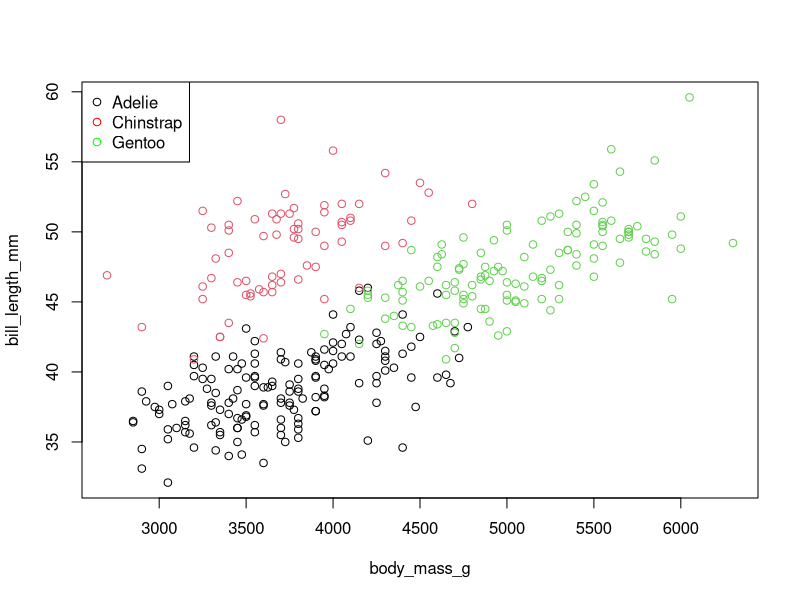
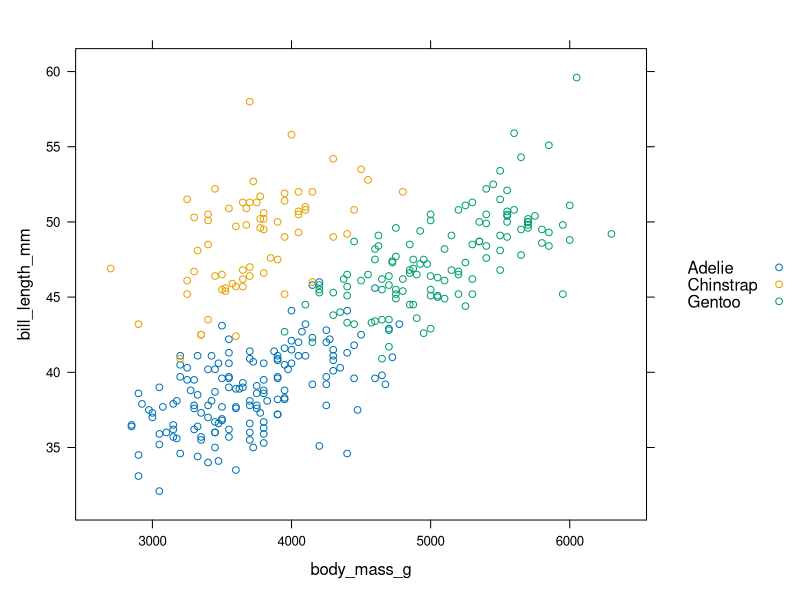
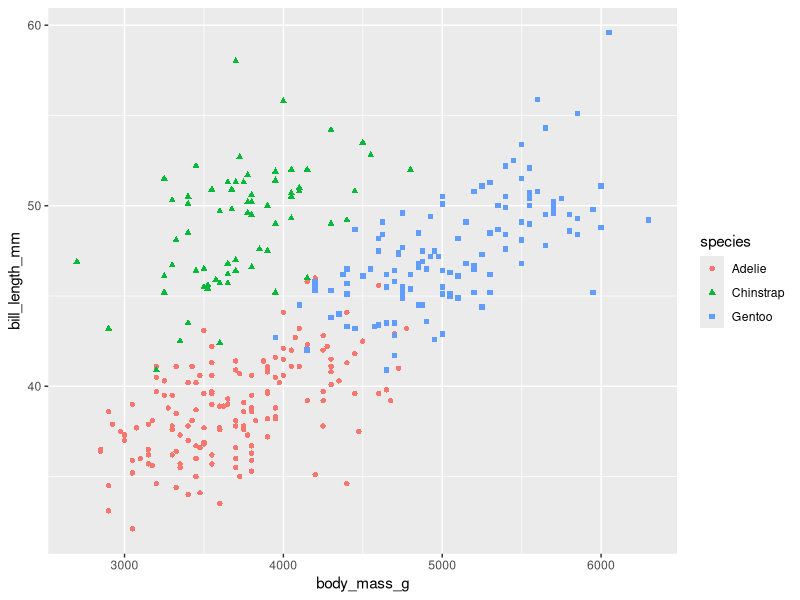
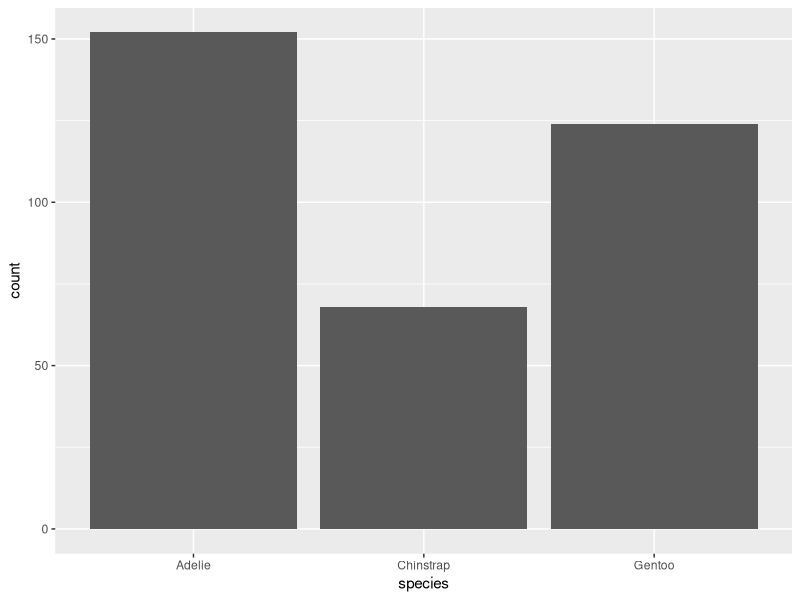
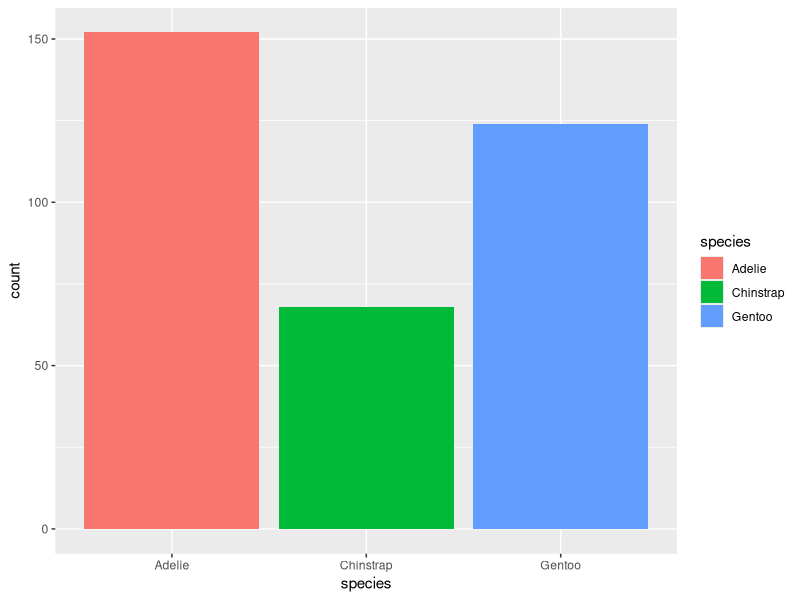
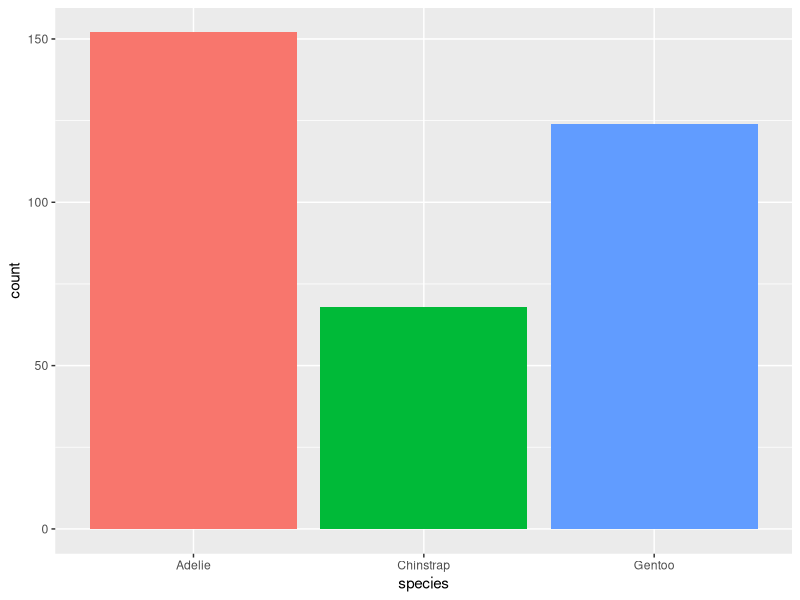
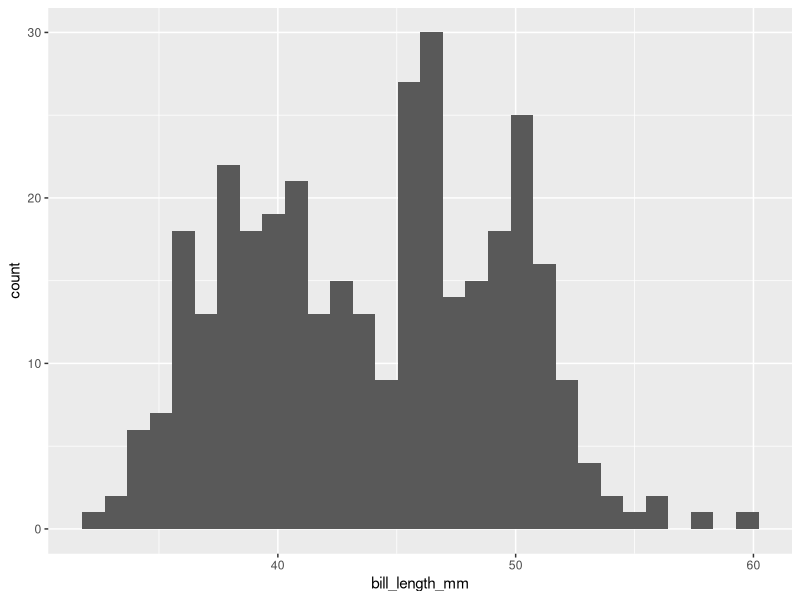
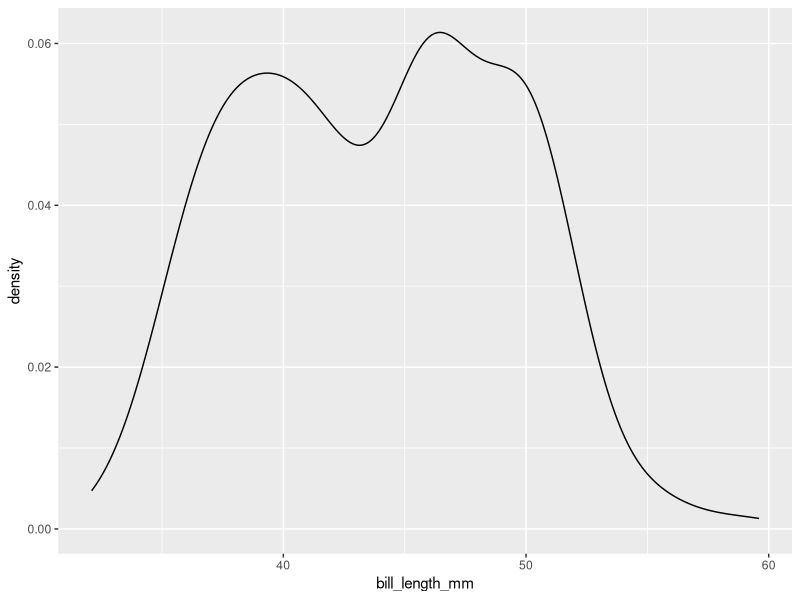

R code for these plots, in order: (Note: this script raises an error after producing the figures.)
## ---- chunk 1
knitr::opts_chunk$set(
  tidy = TRUE
)
## ---- chunk 2
library(ggplot2)
## ---- chunk 3
# load data
data(penguins, package = "palmerpenguins")
# base graphics
plot(bill_length_mm ~ body_mass_g, data = penguins, col = penguins$species)
legend(x = "topleft", legend = levels(penguins$species),
       col = c("black", "red", "green"), pch = 1)
# lattice graphics
lattice::xyplot(bill_length_mm ~ body_mass_g, data = penguins, group = species,
                auto.key = TRUE)
# ggplot2 graphics
ggplot2::ggplot(data = penguins) +
  ggplot2::geom_point(mapping = aes(x = body_mass_g, y = bill_length_mm,
                                    color = species, shape = species))
## ---- chunk 4
data(penguins, package = "palmerpenguins")
## ---- chunk 5
ggplot(penguins) + geom_bar(aes(x = species))
## ---- chunk 6
ggplot(penguins) + geom_bar(aes(x = species, fill = species))
## ---- chunk 7
ggplot(penguins) + geom_bar(aes(x = species, fill = species)) + theme(legend.position = "none")
## ---- chunk 8
ggplot(penguins) + geom_histogram(aes(x = bill_length_mm))
## ---- chunk 9
ggplot(penguins) + geom_density(aes(x = bill_length_mm))
## ---- chunk 10
ggplot(penguins) + geom_density(aes(x = bill_length_mm, col = species))
## ---- chunk 11
ggplot(penguins) + geom_density(aes(x = bill_length_mm, linetype = species))
ggplot(penguins) + geom_density(aes(x = bill_length_mm, col = species, linetype = species))
## ---- chunk 12
ggplot(penguins) + geom_density(aes(x = bill_length_mm, fill = species))
## ---- chunk 13
ggplot(penguins) + geom_density(aes(x = bill_length_mm, fill = species), alpha = 0.3)
## ---- chunk 14
ggplot(penguins) + geom_boxplot(aes(y = bill_length_mm, x = species))
## ---- chunk 15
ggplot(penguins) + geom_boxplot(aes(y = bill_length_mm, x = species, fill = species)) + theme(legend.position = "none")
## ---- chunk 16
ggplot(penguins) + geom_violin(aes(x = species, y = bill_length_mm))
## ---- chunk 17
ggplot(penguins) + geom_point(aes(x = body_mass_g, y = bill_length_mm))
## ---- chunk 18
ggplot(penguins) + geom_point(aes(x = body_mass_g, y = bill_length_mm, col = species))
## ---- chunk 19
ggplot(penguins) + geom_point(aes(x = body_mass_g, y = bill_length_mm, color = species, shape = species))
## ---- chunk 20
ggplot(penguins) + geom_point(aes(x = body_mass_g, y = bill_length_mm, color = species, shape = species)) + geom_smooth(aes(x = body_mass_g, y = bill_length_mm), method = "lm")
## ---- chunk 21
ggplot(penguins) + geom_point(aes(x = body_mass_g, y = bill_length_mm, color = species, shape = species)) + geom_smooth(aes(x = body_mass_g, y = bill_length_mm, col = species), method = "lm")
## ---- chunk 22
ggplot(data  = penguins, mapping = aes(x = body_mass_g, y = bill_length_mm, color = species)) + geom_point(aes(shape = species)) + geom_smooth(method = "lm")
## ---- chunk 23
ggp <- ggplot(data  = penguins, mapping = aes(x = body_mass_g, y = bill_length_mm, color = species)) + geom_point(aes(shape = species))
ggp
## ---- chunk 24
ggp <- ggp + xlab("body mass (g)") + ylab("bill length (mm)") + ggtitle("Penguin body characteristics")
ggp
## ---- chunk 25
ggp + xlim(2000, 7000) + ylim(0, 80)
## ---- chunk 26
ggplot(data  = penguins) + geom_point(aes(x = body_mass_g, y = bill_length_mm), shape = 15, size = 5, color = "blue")
## ---- chunk 27
ggp + scale_color_manual(values = c("#1b9e77", "#d95f02", "#7570b3"))
## ---- chunk 28
ggp + scale_color_brewer(type = "seq", palette = "Dark2")
## ---- chunk 29
ggp + theme(legend.position = "bottom")
## ---- chunk 30
ggp_gray <- ggp + theme_gray() + ggtitle("theme_gray")
ggp_bw <- ggp + theme_bw() + ggtitle("theme_bw")
ggp_classic <- ggp + theme_classic() + ggtitle("theme_classic")
ggp_minimal <- ggp + theme_minimal() + ggtitle("theme_minimal")
ggp_light <- ggp + theme_light() + ggtitle("theme_light")
ggp_dark <- ggp + theme_dark() + ggtitle("theme_dark")
library(patchwork)
(ggp_gray | ggp_bw) / (ggp_classic | ggp_minimal) / (ggp_light | ggp_dark)

## ---- chunk 31
ggplot(penguins) + geom_point(aes(x = body_mass_g, y = bill_length_mm)) + facet_wrap(~species)
## ---- chunk 32
ggplot(subset(penguins, !is.na(sex))) + geom_point(aes(x = body_mass_g, y = bill_length_mm)) + facet_grid(species ~ sex)
## ---- chunk 33
ggplot(subset(penguins, !is.na(sex))) + geom_point(aes(x = body_mass_g, y = bill_length_mm, color = sex, shape = sex)) + facet_wrap(~ species)
## ---- chunk 34
ggplot(penguins) + geom_bar(aes(x = sex))
## ---- chunk 35
# count values with each level
penguins_count <- as.data.frame(table(penguins$sex, useNA = "ifany"))
# rename variales
names(penguins_count) <- c("sex", "count")
# print data frame
penguins_count
# create plot
ggplot(penguins_count) + geom_bar(aes(x = sex, y = count), stat = "identity")
## ---- chunk 36
data(Galton, package = "HistData")
ggplot(Galton) + geom_point(aes(x = parent, y = child))
## ---- chunk 37
ggplot(Galton) + geom_point(aes(x = parent, y = child), position = "jitter")
## ---- chunk 38
ggplot(penguins) +  geom_bar(aes(x = species, fill = sex))
## ---- chunk 39
ggplot(penguins) +  geom_bar(aes(x = species, fill = sex), position = "fill")
## ---- chunk 40
ggplot(penguins) +  geom_bar(aes(x = species, fill = sex), position = "dodge")
## ---- chunk 41
ggplot(penguins) +  geom_bar(aes(x = species, fill = species)) + facet_wrap(~ sex)
## ---- chunk 42
ggplot(penguins) +  geom_bar(aes(x = sex, fill = sex)) + facet_wrap(~ species)
## ---- chunk 43
ggp_stack <- ggplot(diamonds) + geom_bar(aes(x = cut, fill = clarity)) + ggtitle("stack") + theme(axis.text.x = element_text(angle = 90, hjust = 1))
ggp_dodge <- ggplot(diamonds) + geom_bar(aes(x = cut, fill = clarity), position = "dodge") + ggtitle("dodge") + theme(axis.text.x = element_text(angle = 90, hjust = 1))
ggp_stack + ggp_dodge
## ---- chunk 44
ggplot(penguins) + geom_boxplot(aes(x = species, y = body_mass_g, fill = species))
ggplot(penguins) + geom_boxplot(aes(x = species, y = body_mass_g, fill = species)) + coord_flip()
